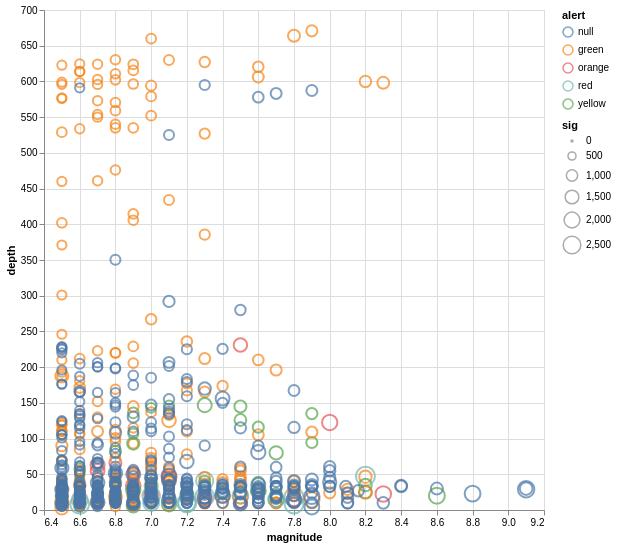

The code cell stored with this chart in its notebook:
### Markdown cell above
## Ejercicio 1

### Code cell
grafico1 = ( alt
     .Chart(df)
     .mark_point()
     .encode(
         alt.X("magnitude:Q",scale=alt.Scale(zero=False)),
         alt.Y('depth:Q'),
         color='alert:N',
         size='sig:Q',
         tooltip = [
            alt.Tooltip('title:N'),
            alt.Tooltip('magnitude:Q'),
            alt.Tooltip('location:N')
        ] 
     )
    .properties(width=500, height=500)
)

grafico1

### Figure 1 — Vega-Lite specification as saved in the notebook (floating-point values rounded to 4 significant figures; data arrays with more than 128 entries replaced by an {"elided": "..."} marker saying what was removed)
{"config": {"view": {"continuousWidth": 300, "continuousHeight": 300}}, "data": {"name": "data-2451fc0f1b2f7bd699936750164dcbbc"}, "mark": {"type": "point"}, "encoding": {"color": {"field": "alert", "type": "nominal"}, "size": {"field": "sig", "type": "quantitative"}, "tooltip": [{"field": "title", "type": "nominal"}, {"field": "magnitude", "type": "quantitative"}, {"field": "location", "type": "nominal"}], "x": {"field": "magnitude", "scale": {"zero": false}, "type": "quantitative"}, "y": {"field": "depth", "type": "quantitative"}}, "height": 500, "width": 500, "$schema": "https://vega.github.io/schema/vega-lite/v5.15.1.json", "datasets": {"data-2451fc0f1b2f7bd699936750164dcbbc": {"elided": "1000 records"}}}
